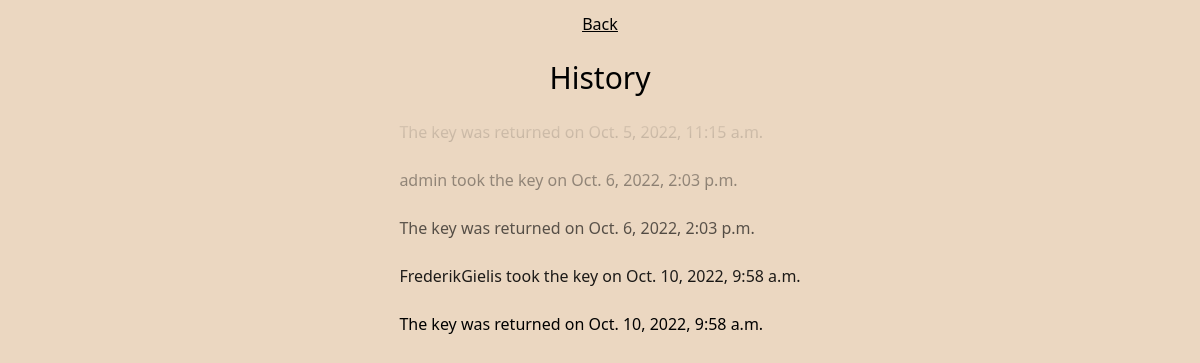
The app's page /history/ (signed in), older data.
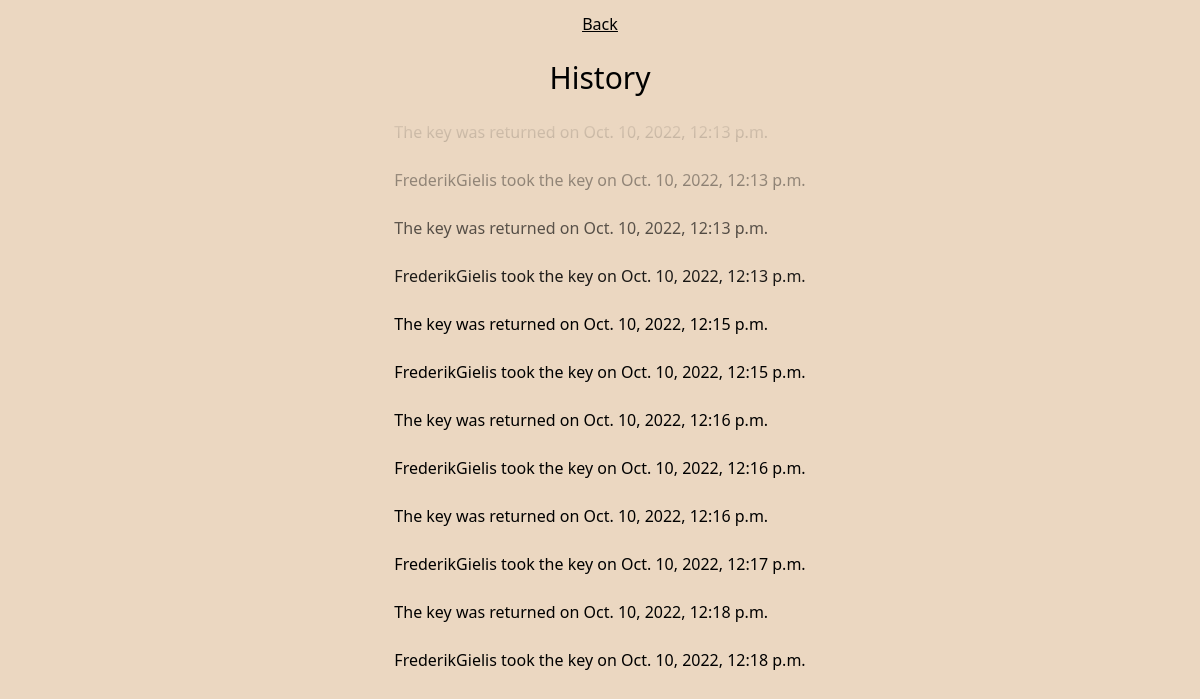
The same page, newer data.
### keyTracker/models.py (models this page shows, shortened)
class Key(models.Model):
    keyHolder = models.ForeignKey(
        User, on_delete=models.CASCADE, blank=True, null=True)
    isReturned = models.BooleanField(default=True)
    time = models.DateTimeField(auto_now_add=True)

### keyTracker/views.py (the view)
# urls.py: path("history/", views.history, name="history"),
def history(request):
    if request.user.is_authenticated and is_member(user=request.user, group='DI'):
        keys = Key.objects.all().order_by('-time')[:12]
        return render(request=request,
                      template_name='keyTracker/history.html',
                      context={"keys": keys})
    else:
        return redirect('keyTracker:homepage')

### keyTracker/views.py (called while the page is built)
def is_member(user, group):
    return user.groups.filter(name=group).exists()

### keyTracker/templates/keyTracker/history.html
{% extends 'keyTracker/components/main.html' %}
{% block body %}
<div class="flex flex-col h-screen place-items-center">
<div class="underline my-3 flex flex-row">
    <a href="/">Back</a>
</div>
<div class="text-3xl my-3">
    <h1>History</h1>
</div>
<div class="relative">
    <div class="h-48 bg-gradient-to-b from-backgroundcolor to-transparent w-full absolute z-10"></div>
    <div class="flex flex-col">
        {% for key in keys reversed  %}
        <div class="rounded my-1 p-2 bg-backgroundgreen">
            {% if not key.isReturned %}
                {{ key.keyHolder }} took the key on {{ key.time }}
            </div>
            {% else %}
                The key was returned on {{ key.time }}
            </div>
            {% endif %}
            {% endfor %}
    </div>
</div>
{% endblock body %}

### keyTracker/templates/keyTracker/components/main.html (shortened to what this page needs)
<!DOCTYPE html>
<html lang="en">
<head>
  {% load static %}
  <link rel="stylesheet" href="{% static 'keyTracker/css/output.css' %}">
</head>
<body class="bg-backgroundcolor">
{% block body %}
{% endblock %}
</div>
</body>
</html>

Row changes from the older to the newer data that the page shows:
no longer on this page (row unchanged): Key: time "Oct. 5, 2022, 11:15 a.m."
no longer on this page (row unchanged): Key: keyHolder "admin", time "Oct. 6, 2022, 2:03 p.m."
no longer on this page (row unchanged): Key: time "Oct. 6, 2022, 2:03 p.m."
no longer on this page (row unchanged): Key: keyHolder "FrederikGielis", time "Oct. 10, 2022, 9:58 a.m."
no longer on this page (row unchanged): Key: time "Oct. 10, 2022, 9:58 a.m."
added Key: time "Oct. 10, 2022, 12:13 p.m."
added Key: keyHolder "FrederikGielis", time "Oct. 10, 2022, 12:13 p.m."
added Key: time "Oct. 10, 2022, 12:13 p.m."
added Key: keyHolder "FrederikGielis", time "Oct. 10, 2022, 12:13 p.m."
added Key: time "Oct. 10, 2022, 12:15 p.m."
added Key: keyHolder "FrederikGielis", time "Oct. 10, 2022, 12:15 p.m."
added Key: time "Oct. 10, 2022, 12:16 p.m."
added Key: keyHolder "FrederikGielis", time "Oct. 10, 2022, 12:16 p.m."
added Key: time "Oct. 10, 2022, 12:16 p.m."
added Key: keyHolder "FrederikGielis", time "Oct. 10, 2022, 12:17 p.m."
added Key: time "Oct. 10, 2022, 12:18 p.m."
added Key: keyHolder "FrederikGielis", time "Oct. 10, 2022, 12:18 p.m."
